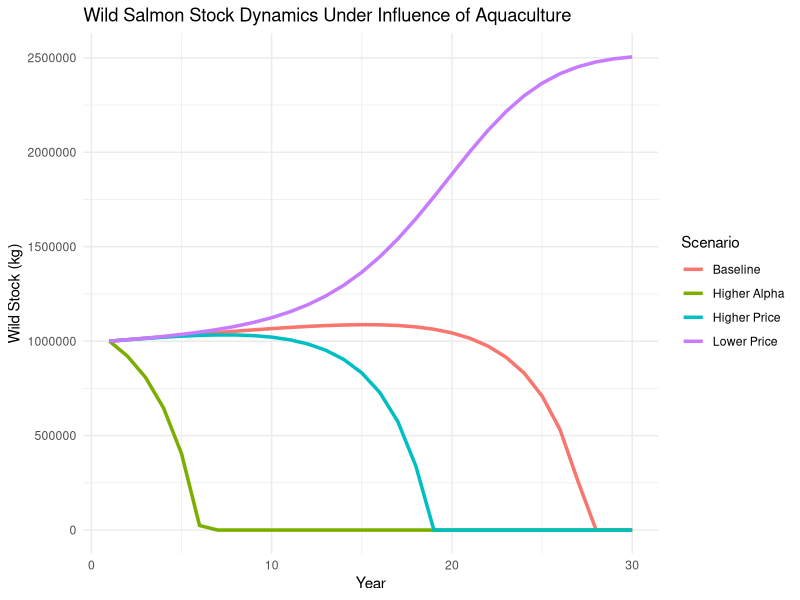
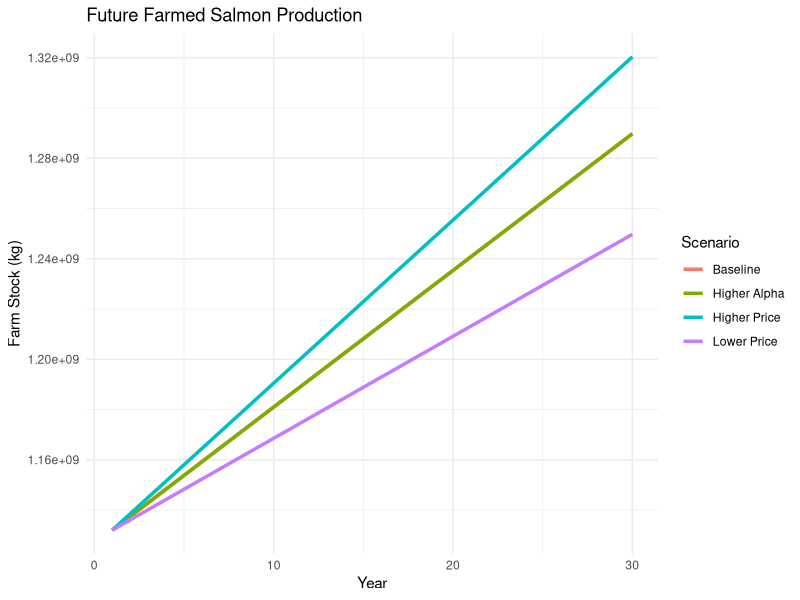

Generate these figures, in order, with R:
#Socio-ecological system for modelling the dynamics of Norwegian Atlantic salmon,
#under influence of aquacultural impacts exacerbated by price levels. 
#Course: Modelling Marine Socio-Ecological Systems
#Wageningen University and Research
#Supervisor: Andries Richter
#Lara Jungmann, Leonie Deurinck & Ymar Prins
#Group 12

#-------------------------------------------------------------
# Install libraries if necessary, otherwise load the libraries
#-------------------------------------------------------------
library(ggplot2)
library(dplyr)
library(tidyr)

# --------------------
# 1. Define parameters
# --------------------
numYears <- 30
Nw_init  <- 1e6           #Taken from literature
Na_init  <- 1132044000    #Taken from Statistics Norway

r      <- 0.96
K      <- 4500000         #Taken from literature
q      <- 0.0025          #Taken from literature
E      <- 70              #Taken from literature

# 1 NOK increase in price level leads to 81,150 kg increase in farmed salmon
# Taken from data analysis performed on Statistics Norway data
gamma  <- 81150

# Prices
P_baseline <- 67         #NOK
P_high     <- 80         #NOK
P_low      <- 50         #NOK

# Realistic alpha values. Alpha represents the (negative) impact of aquaculture.
# on wild stocks
alpha_low  <- 2.5e-4      #When there are little farms, relatively little impact -> low alpha
alpha_mid  <- 4.9824e-4   #Average number of farms (baseline), average impact -> medium alpha
alpha_high <- 6.5e-4      #Many farms, considerable impact -> high alpha

# Higher impact alpha scenario. For the scenario in which alpha is higher than estimated.
alpha_low_high  <- 4e-4
alpha_mid_high  <- 5.75e-4
alpha_high_high <- 9e-4

# ------------------------
# 2. Specify the functions
# ------------------------
#Specify when to take which alpha value. Na is the farmed salmon mass, thereby representing fish farms.
get_alpha <- function(Na, alpha_low, alpha_mid, alpha_high) {
  if (Na < 1.1199e9) {
    return(alpha_low)
  } else if (Na <= 1.3e9) {
    return(alpha_mid)
  } else if (Na > 1.4e9) {
    return(alpha_high)
  }
}

#Specify the wild fisheries ODE
simulateFisheries <- function(P, alpha_low, alpha_mid, alpha_high, scenario_name) {
  
  wildStock <- numeric(numYears)
  farmStock <- numeric(numYears)
  catch     <- numeric(numYears)
  
  wildStock[1] <- Nw_init
  farmStock[1] <- Na_init
  catch[1]     <- q * E * wildStock[1]
  
  for (t in 2:numYears) {
    
    alpha_t <- get_alpha(farmStock[t-1], alpha_low, alpha_mid, alpha_high)
#Specify the harvest equation (catchability * effort * biomass of previous year)
    H <- q * E * wildStock[t-1]
#The ODE for wild fisheries   
    dNw <- r * wildStock[t-1] * (1 - wildStock[t-1]/K) -  # logarithmic growth
      H -                                                 # subtract harvest
      alpha_t * farmStock[t-1]                            # subtract negative farm effect
                                                          # (neg. impact of fish) * number of fish (mass)
    wildStock[t] <- max(wildStock[t-1] + dNw, 0)

#Specify the farmed salmon ODE   
    farmStock[t] <- farmStock[t-1] + gamma * P            # Previous year's farms + attractiveness * price
    
   }
  
  data.frame(
    Year = 1:numYears,
    WildStock = wildStock,
    FarmStock = farmStock,
    Scenario = scenario_name
  )
}

# ------------------------------
# 3. Run the different scenarios
# ------------------------------
Baseline <- simulateFisheries(P_baseline,
                              alpha_low, alpha_mid, alpha_high,
                              "Baseline")

highPrice <- simulateFisheries(P_high,
                               alpha_low, alpha_mid, alpha_high,
                               "Higher Price")

lowPrice <- simulateFisheries(P_low,
                              alpha_low, alpha_mid, alpha_high,
                              "Lower Price")

highAlpha <- simulateFisheries(P_baseline,
                               alpha_low_high, alpha_mid_high, alpha_high_high,
                               "Higher Alpha")

# Combine all scenarios
results <- bind_rows(Baseline, highPrice, lowPrice, highAlpha)

# ------------------
# 4.Plot the results
# ------------------

# Wild Stock
ggplot(results, aes(x=Year, y=WildStock, color=Scenario)) +
  geom_line(size=1.2) +
  labs(title="Wild Salmon Stock Dynamics Under Influence of Aquaculture",
       y="Wild Stock (kg)") +
  theme_minimal()

# Farm Stock
ggplot(results, aes(x=Year, y=FarmStock, color=Scenario)) +
  geom_line(size=1.2) +
  labs(title="Future Farmed Salmon Production",
       y="Farm Stock (kg)") +
  theme_minimal()
